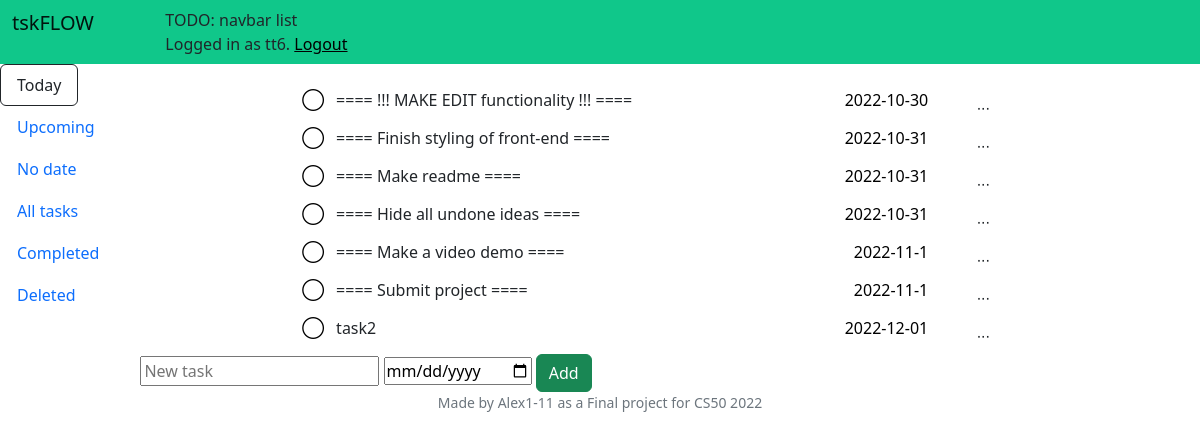
Page / (signed in) on the earlier database version.
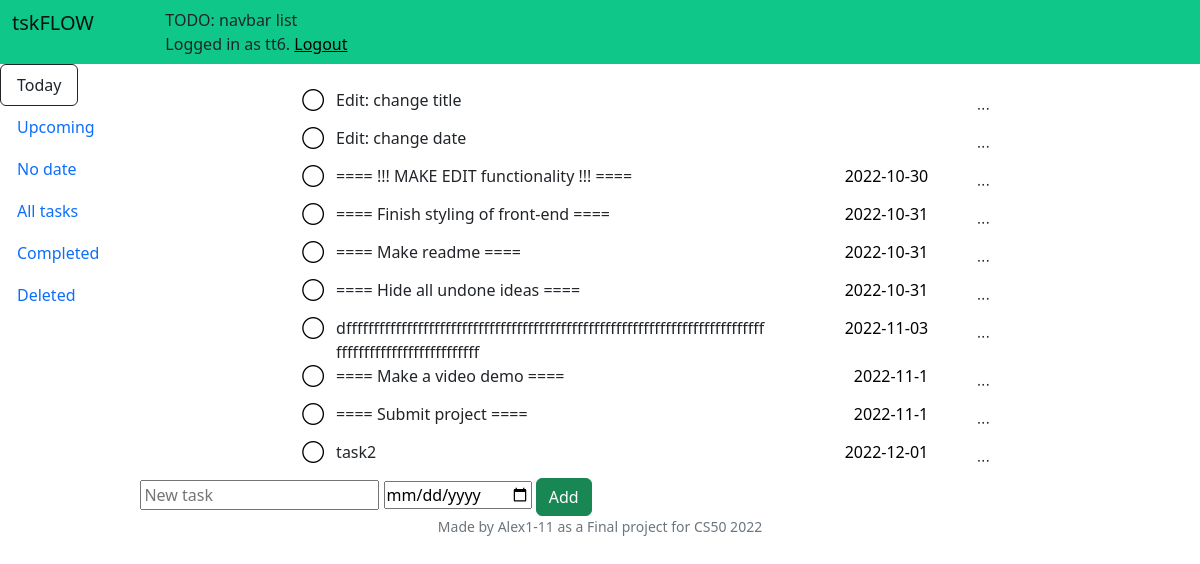
Same page on the later database version.
### models.py (models this page shows)
class Task(Base):
    __tablename__ = "tasks"
    id = Column(Integer, primary_key=True)
    created = Column(DateTime(), default=func.now())
    user_id = Column(Integer, ForeignKey("users.id"))
    title = Column(String(100), nullable=False)
    status = Column(String, default="active")
    priority = Column(Integer, default=0)
    date = Column(String)
    datetime = Column(String)
    context_id = Column(Integer, ForeignKey("contexts.id"))
    project_id = Column(Integer, ForeignKey("projects.id"))
    note = Column(String)
    parent_id = Column(Integer, ForeignKey("tasks.id"))
    repeat = Column(String)
    tags = relationship(
        "Tag", secondary=task_tags, back_populates="tasks"
    )

### app.py (the view)
@app.route("/", methods=["GET", "POST"])
@login_required
def index():
    if request.method == "POST":
        if request.form.get("task_new"):
            newdate = request.form.get('taskadd_date')
            newdate = None if (newdate == '') else newdate
            print('>>>', newdate)
            newstatus = None
            match request.form.get('view'):
                case 'today':
                    newdate = newdate if (newdate is not None) else date.today()
                case 'upcoming':
                    newdate = newdate if (newdate is not None) else date.today()
                case 'completed':
                    newstatus = 'done'
                case 'deleted':
                    newstatus = 'active_bin'
            with DbSession.begin() as db:
                task_new = Task(
                    title=request.form.get("task_new").strip(),
                    user_id=session["user_id"],
                    date=newdate,
                    status=newstatus,
                )
                db.add(task_new)
                db.flush()
                return render_template("task.html", task=task_new)
        if request.form.get("task_mark"):
            with DbSession.begin() as db:
                task = db.execute(
                    select(Task)
                    .where(Task.id == request.form["task_mark"])
                ).scalars().first()
                if task.status == "done":
                    db.execute(
                        update(Task)
                        .where(Task.id == task.id)
                        .values(status="active")
                    )
                elif task.status == "active":
                    db.execute(
                        update(Task)
                        .where(Task.id == task.id)
                        .values(status="done")
                    )
                return render_template("task.html", task=task)
        if request.form.get("task_delete"):
            with DbSession.begin() as db:
                task = db.execute(
                    select(Task)
                    .where(Task.id == request.form["task_delete"])
                ).scalars().first()
                if task.status.endswith('_bin'):
                    string_status = task.status.replace('_bin', '')
                    db.execute(
                        update(Task)
                        .where(Task.id == task.id)
                        .values(status=string_status)
                        .execution_options(synchronize_session='fetch')
                    )
                elif not(task.status.endswith('_bin')):
                    db.execute(
                        update(Task)
                        .where(Task.id == request.form["task_delete"])
                        .values(status=Task.status + "_bin")
                        .execution_options(synchronize_session='fetch')
                    )
                else:
                    return None
                db.flush()
                task = db.execute(
                    select(Task)
                    .where(Task.id == request.form["task_delete"])
                ).scalars().first()
                return render_template("task.html", task=task)
        if request.form.get("bin_empty"):
            with DbSession.begin() as db:
                db.execute(
                    delete(Task)
                    .where(Task.status.endswith('_bin', autoescape=True))
                    .execution_options(synchronize_session=False)
                )
            return redirect("/")
        return None
    else:
        with DbSession.begin() as db:
            today = date.today()
            view = "today"
            tasks = db.execute(
                select(Task)
                .where(Task.date <= today, Task.status == 'active')
                .order_by(Task.date)
            ).scalars().all()
            if tasks:
                return render_template("index.html", tasks=tasks, view=view)
            else:
                return render_template("index.html", view=view)

### app.py (called while the page is built)
@app.after_request
def after_request(response):
    response.headers["Cache-Control"] = "no-cache, no-store, must-revalidate"
    response.headers["Expires"] = 0
    response.headers["Pragma"] = "no-cache"
    return response

def login_required(f):
    @wraps(f)
    def decorated_function(*args, **kwargs):
        if session.get("user_id") is None:
            return redirect("/login")
        return f(*args, **kwargs)
    return decorated_function

### templates/index.html (shortened to what this page needs)
{% extends "layout.html" %}
{% block main %}
    <div class="container">
        <div id="tasklist">
            {% include "tasklist.html" %}
        </div>
        <div id="task_add_new">
            <form class="{{ view }}" id="form_task_add_new">
                <input autocomplete="off" id="task_new" name="task_new" placeholder="New task" type="text" required>
                <input autocomplete="off" id="taskadd_date" name="taskadd_date" placeholder="date" type="date" value="">
                <button type="submit" class="btn btn-success">Add</button>
            </form>
        </div>
    </div>
{% endblock %}

### templates/layout.html (shortened to what this page needs)
<!DOCTYPE html>
<html lang="en">
    <head>
        <link href="https://cdn.jsdelivr.net/npm/bootstrap@5.2.2/dist/css/bootstrap.min.css" rel="stylesheet">
        <link href="/static/styles.css" rel="stylesheet">
    </head>
    <body>
        <div class="navbar bg-my">
            <div class="container-fluid">
                <div class="row row-cols-auto">
                    <div class="col-4">
                        <a class="navbar-brand" href="/">tskFLOW</a>
                    </div>
                    <div class="col-8">
                        <ul class="nav">
                            {% if session["user_id"] %}
                                <li class="nav-item">
                                TODO: navbar list
                                </li>
                                <li class="nav-item">
                                    <span> Logged in as {{session["user_name"]}}. </span>
                                    <a href="/logout">Logout</a>
                                </li>
                            {% endif %}
                        </ul>
                    </div>
                </div>
            </div>
        </div>
        <div class="d-flex align-items-start">
            <ul class="nav flex-column" id="viewlist">
                <li class="nav-item">
                    <button class="nav-link btn active" type="button" name="view" value="today">Today</a>
                </li>
                <li class="nav-item">
                    <button class="nav-link btn" type="button" name="view" value="upcoming">Upcoming</a>
                </li>
                <li class="nav-item">
                    <button class="nav-link btn" type="button" name="view" value="nodate">No date</a>
                </li>
                <li class="nav-item">
                    <button class="nav-link btn" type="button" name="view" value="all">All tasks</a>
                </li>
                <li class="nav-item">
                    <button class="nav-link btn" type="button" name="view" value="completed">Completed</a>
                </li>
                <li class="nav-item">
                    <button class="nav-link btn" type="button" name="view" value="deleted">Deleted</a>
                </li>
            </ul>
            <div class="container" id="tasks">
                {% block main %}{% endblock %}
            </div>
        </div>
        <footer class="mb-5 small text-center text-muted">
            <div class="container">
                Made by Alex1-11 as a Final project for CS50 2022
            </div>
        </footer>
    </body>
</html>

### templates/tasklist.html (shortened to what this page needs)
{% block main %}
    <div class="tab-content">
        {% for task in tasks %}
            {% include "task.html" %}
        {% endfor %}
    </div>
{% endblock %}

### templates/task.html (shortened to what this page needs)
<div class="task_div task_{{ task.status }} container text-center" id="task_id_{{ task.id }}">
    <form class="row row-cols-4 justify-content-center task_form">
        <div class="col-auto">
        </div>
        <div class="col-5 text-start task_title_text g-sm-0">{{ task.title|e }} </div>
        <div class="col-2 text-end">
        </div>
        <div class="col-1 dropdown">
            <button type="button" class="btn edit_menu_show" title="Edit task" data-bs-toggle="dropdown" aria-expanded="false">
                ∙∙∙
            </button>
        </div>
    </form>
</div>

### static/styles.css (style rules this page uses)
.bg-my { background-color: #10c78a; }
button { background-color: #10c78a; }
a { color: black; }
.task_title_text, .task_date { overflow-wrap: break-word; }

Differences in the rows shown:
added Task: title "Edit: change title"
added Task: title "Edit: change date"
added Task: title "dffffffffffffffffffffffffffffffffffffffffffffffffffffffffffffffffffffffffffffffffffffffffffffffffffffff"
